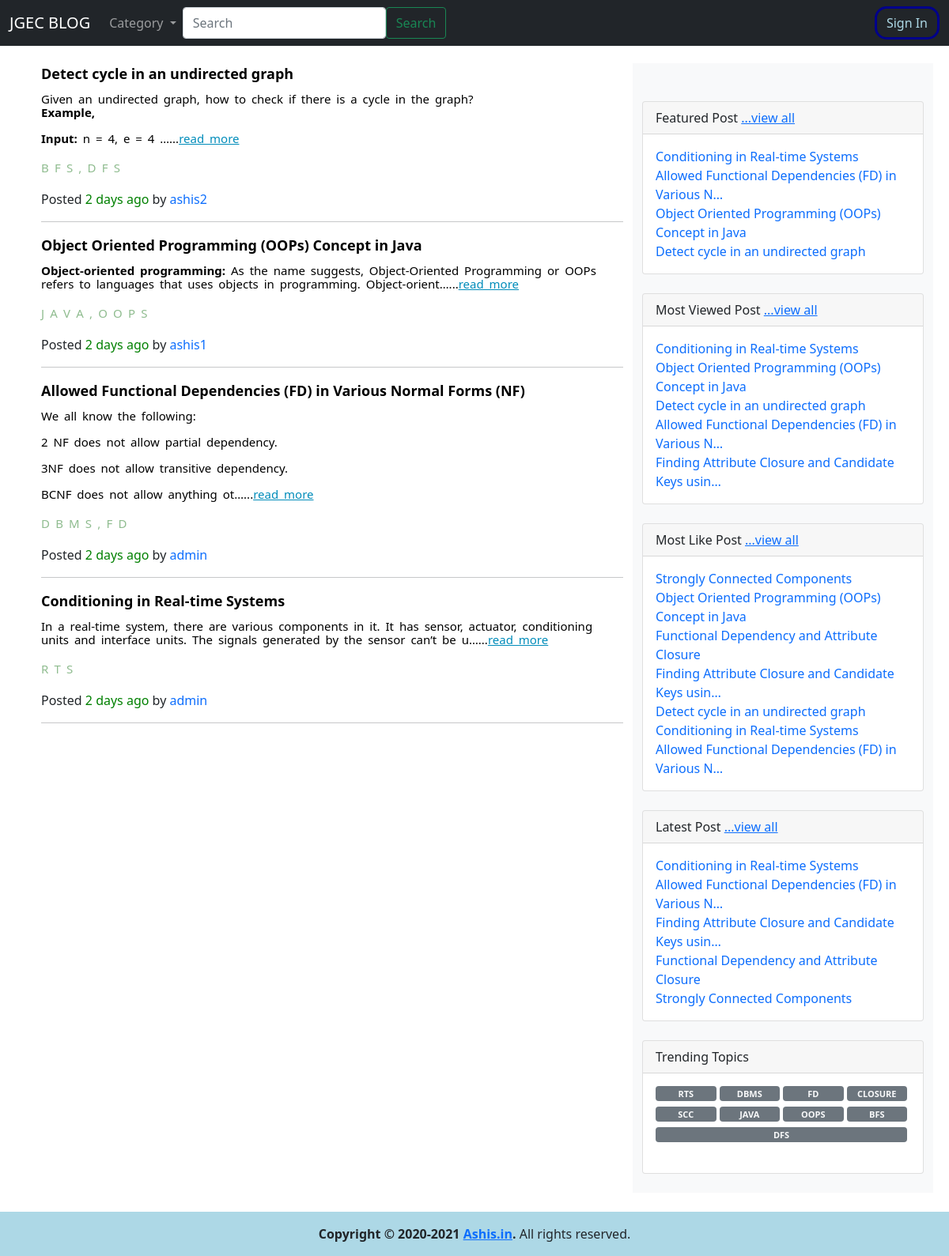
Screenshot of /featured_articles/ with the database file from the repository.
### blog/models.py (models this page shows, shortened)
class Post(models.Model):
	title        = models.CharField(max_length=250)
	author       = models.ForeignKey(User,on_delete = models.CASCADE)
	body         = RichTextField(blank=True,null=True)
	post_date    = models.DateTimeField(auto_now_add = True)
	likes        = models.ManyToManyField(User,related_name = 'post_like')
	category     = ListCharField(base_field=models.CharField(max_length=10),size=6,max_length=(6 * 11),null=True)
	view_count   = models.IntegerField(default=0)
	dislikes     = models.ManyToManyField(User,related_name = 'post_dislike')
	featured     = models.BooleanField(default=False)
	updated_at   = models.DateTimeField(auto_now_add=True)
	@property
	def total_likes(self):
		return self.likes.count() - self.dislikes.count()
	@property
	def whenpublished(self):
		now = timezone.now()
		if self.post_date is not None:
			diff = now - self.post_date
			if diff.days == 0 and 0 <= diff.seconds < 60:
				seconds = diff.seconds
				if seconds == 1:
					return str(seconds) + "second ago"
				else:
					return str(seconds) + " seconds ago"
			if diff.days == 0 and 60 <= diff.seconds < 3600:
				minutes = math.floor(diff.seconds / 60)
				if minutes == 1:
					return str(minutes) + " minute ago"
				else:
					return str(minutes) + " minutes ago"
			if diff.days == 0 and 3600 <= diff.seconds < 86400:
				hours = math.floor(diff.seconds / 3600)
				if hours == 1:
					return str(hours) + " hour ago"
				else:
					return str(hours) + " hours ago"
			if 1 <= diff.days < 30:
				days = diff.days
				if days == 1:
					return str(days) + " day ago"
				else:
					return str(days) + " days ago"

class Category(models.Model):
	name = models.CharField(max_length=50)
	count = models.IntegerField(default=0)
	def __str__(self):
		return self.name

### user/models.py (models this page shows, shortened)
class User(AbstractBaseUser, PermissionsMixin):
    username = models.CharField(max_length=255, unique=True, db_index=True)
    first_name = models.CharField(max_length=255, default="")
    last_name = models.CharField(max_length=255, default="")
    email = models.EmailField(max_length=255, unique=True, db_index=True)
    is_verified = models.BooleanField(default=False)
    is_active = models.BooleanField(default=True)
    is_staff = models.BooleanField(default=False)
    user_type_data=((0,"Principal"),(1,"HOD"),(2,"Staff"),(3,"Student"))
    user_type=models.IntegerField(default=0,choices=user_type_data)
    USERNAME_FIELD = 'email'
    REQUIRED_FIELDS = ['username']
    objects = UserManager()
    def __str__(self):
        return self.username

### blog/views.py (the view)
# urls.py: path('featured_articles/',Featured_view,name="featured_articles"),
def Featured_view(request):
	post = Post.objects.filter(featured=True)
	context = HomeviewUtill(request,post)
	request.session['login-from'] = "featured_articles"
	return render(request, "home1.html", context)

### blog/views.py (called while the page is built)
def SearchView(blog_posts,query=None):
	queryset = []
	queries = query.split(" ")
	for q in queries:
		posts = Post.objects.filter(Q(title__icontains=q) | Q(body__icontains=q))
		for post in posts:
			queryset.append(post)
	res = []
	for post in queryset:
		if post in blog_posts:
			res.append(post)
	return 	res

def get_most_likes_post(order=1):
	blog_posts = []
	for post in Post.objects.all():
		blog_posts.append([post.total_likes,str(post.title),post])
	if order:
		blog_posts.sort(reverse=True)
	else:
		blog_posts.sort()
	most_like_post = [post[2] for post in blog_posts]
	return most_like_post

def get_top_post():
	context = {}
	cat_menu = Category.objects.all()
	context['cat_menu'] = cat_menu
	featured_posts = Post.objects.filter(featured=True)
	min_size = min(5,len(featured_posts))
	featured_posts = featured_posts[:min_size]
	context['featured_posts'] = featured_posts
	most_view_posts = Post.objects.order_by('-view_count')
	min_size = min(5,len(most_view_posts))
	most_view_posts = most_view_posts[:min_size]
	context['most_view_posts'] = most_view_posts
	latest_posts = Post.objects.order_by('post_date')
	min_size = min(5,len(latest_posts))
	latest_posts = latest_posts[:min_size]
	context['latest_posts'] = latest_posts
	context['most_like_posts'] = get_most_likes_post()
	trending_topic = Category.objects.order_by('-count')
	min_size = min(15,len(trending_topic))
	trending_topic = trending_topic[:min_size]
	context['trending_topic1'] = trending_topic
	return context

def HomeviewUtill(request,blog_posts):
	context = get_top_post()
	context['search'] = True
	for user in User.objects.all():
		print(user.username,user.user_type)
	print()
	query = ""
	if request.GET:
		query = request.GET.get('q', '')
		context['query'] = str(query)
	blog_posts = sorted(SearchView(blog_posts,query), key=attrgetter('post_date'), reverse=True)
	context['pagination_req'] = len(blog_posts) > BLOG_POSTS_PER_PAGE
	page = request.GET.get('page', 1)
	blog_posts_paginator = Paginator(blog_posts, BLOG_POSTS_PER_PAGE)
	try:
		blog_posts = blog_posts_paginator.page(page)
	except PageNotAnInteger:
		blog_posts = blog_posts_paginator.page(BLOG_POSTS_PER_PAGE)
	except EmptyPage:
		blog_posts = blog_posts_paginator.page(blog_posts_paginator.num_pages)
	context['blog_posts'] = blog_posts
	return context

### blog/templates/home1.html
{% extends 'bash.html' %}
{% block content %}
{% if blog_posts %}
	{% include 'blog_post_snippet.html' with blog_posts=blog_posts %}
{% else %}
	{% include 'blog_post_snippet.html' with query=query %}
{% endif %}
{% endblock %}

### blog/templates/blog_post_snippet.html (shortened to what this page needs)
<div class="container mt-5">
  <div class="row">
    <div class="col-lg-8">
		{% if blog_posts %}
			{% for post in blog_posts %}
				<div>
					<a class = "post-title" href="{% url 'article' post.pk %}">
						{{post.title|safe|truncatechars:100}}
					</a>
					<div class="post-text">{{post.body|safe|truncatechars:180}}...<a href = "{% url 'article' post.pk %}" class="read-more">read more</a></div>
					<p class= "category-link">
						{% for cat in post.category %}<a href="{% url 'category' cat %}"> {{cat}}</a> {% endfor %}
					</p>
					<p>Posted  <span class="publish-date">{{ post.whenpublished }}</span> by <a href="{% url 'user_profile' post.author %}" style="text-decoration:none;">{{post.author}}</a></p>
				</div>
				<hr/>
			{% endfor %}
		{% endif %}
  </div>
	<div class="col-lg-4 ftco-animate bg-light pt-5 fadeInUp ftco-animated">
      <div class="card mb-4">
          <div class="card-header">
            Featured Post
            <a href="{% url 'featured_articles' %}">...view all</a>
          </div>
          <div class="card-body">
              <div class="row">
                    {% for post in featured_posts %}
                      <a href="{% url 'article' post.id %}" style="text-decoration:none;">{{post.title|safe|truncatechars:50}}</a>
                    {% endfor %}
              </div>
          </div>
      </div>
      <div class="card mb-4">
          <div class="card-header">
            Most Viewed Post
            <a href="{% url 'most_viewed_articles' %}">...view all</a>
          </div>
          <div class="card-body">
              <div class="row">
                    {% for post in most_view_posts %}
                      <a href="{% url 'article' post.id %}" style="text-decoration:none;">{{post.title|safe|truncatechars:50}}</a>
                    {% endfor %}
              </div>
          </div>
      </div>
      <div class="card mb-4">
          <div class="card-header">Most Like Post
            <a href="{% url 'most_like_articles' %}">...view all</a>
          </div>
          <div class="card-body">
              <div class="row">
                    {% for post in most_like_posts %}
                      <a href="{% url 'article' post.id %}" style="text-decoration:none;">{{post.title|safe|truncatechars:50}}</a>
                    {% endfor %}
              </div>
          </div>
      </div>
      <div class="card mb-4">
          <div class="card-header">
            Latest Post
            <a href="{% url 'latest_articles' %}">...view all</a>
          </div>
          <div class="card-body">
              <div class="row">
                    {% for post in latest_posts %}
                      <a href="{% url 'article' post.id %}" style="text-decoration:none;">{{post.title|safe|truncatechars:50}}</a>
                    {% endfor %}
              </div>
          </div>
      </div>
      <div class="card mb-4">
          <div class="card-header">
                Trending Topics
          </div>
          <div class="card-body">
              <div class="row">
                <div class="col">
                    <ul class="tagcloud">
                      {% for cat in trending_topic1 %}
                       <a class="tag-cloud-link badge bg-secondary text-decoration-none link-light" href="{% url 'category' cat %}">{{cat.name}}</a>
                      {% endfor %}
                    </ul>
                </div>
          </div>
      </div>
    </div>
  </div>
</div>
</div>

### static/style.css (style rules this page uses)
* { padding: 0px; margin: 0px; box-sizing: border-box; }
.post-title { text-decoration: none; color: black; font-weight: 700; font-size: 18px; }
.publish-date { color: green; }
.post-text { margin-top: 10px; font-size: 15px; color: black; font-weight:400 ; word-spacing: 3px; line-height: 17px; color: black; }
.read-more { color: #008CBA; }
.category-link a { color: darkseagreen; text-decoration: none; font-weight: 500; font-size: 15px; margin-right: 3px; }
ul { display: flex; flex-direction: row; justify-content: flex-start; list-style: none; padding: 0; white-space: nowrap; }
.tagcloud { padding: 0; display: flex; flex-wrap: wrap; }
.tagcloud a { text-transform: uppercase; flex-grow: 1; flex-shrink: 1; flex-basis: 10ch; padding: 4px 10px; margin-bottom: 7px; margin-right: 4px; font-size: 11px; }

### rows the page displays
Post: title "Detect cycle in an undirected graph", body "Given an undirected graph, how to check if there is a cycle in the graph? Example, Input: n = 4, e = 4 …", category "B" "F" "S" "," "D" "F" "S", whenpublished "2 days ago", author "ashis2"
Post: title "Object Oriented Programming (OOPs) Concept in Java", body "Object-oriented programming: As the name suggests, Object-Oriented Programming or OOPs refers to languages that uses objects in programming. Object-orient…", category "J" "A" "V" "A" "," "O" "O" "P" "S", whenpublished "2 days ago", author "ashis1"
Post: title "Allowed Functional Dependencies (FD) in Various Normal Forms (NF)", body "We all know the following: 2 NF does not allow partial dependency. 3NF does not allow transitive dependency. BCNF does not allow anything ot…", category "D" "B" "M" "S" "," "F" "D", whenpublished "2 days ago", author "admin", title "Allowed Functional Dependencies (FD) in Various N…"
Post: title "Conditioning in Real-time Systems", body "In a real-time system, there are various components in it. It has sensor, actuator, conditioning units and interface units. The signals generated by the sensor can’t be u…", category "R" "T" "S", whenpublished "2 days ago", author "admin"
Post: title "Finding Attribute Closure and Candidate Keys usin…"
Post: title "Strongly Connected Components"
Post: title "Functional Dependency and Attribute Closure"
Category: name "RTS"
Category: name "DBMS"
Category: name "FD"
Category: name "CLOSURE"
Category: name "SCC"
Category: name "JAVA"
Category: name "OOPS"
Category: name "BFS"
Category: name "DFS"
